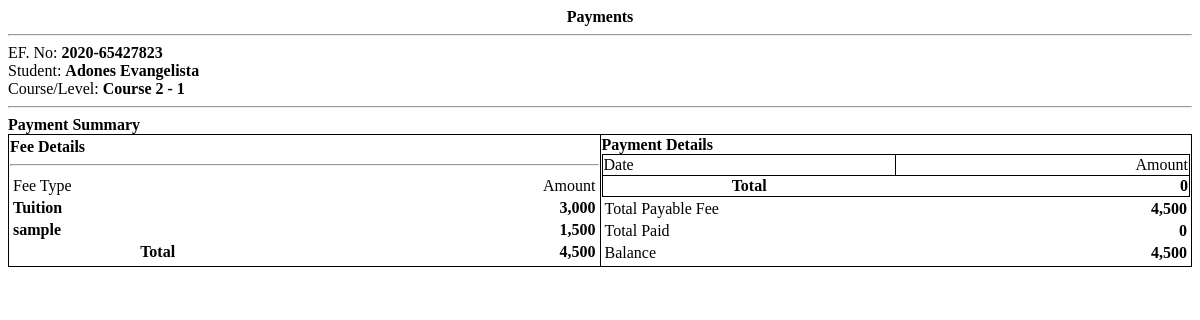
Page /receipt.php?ef_id=2 on the earlier database version.
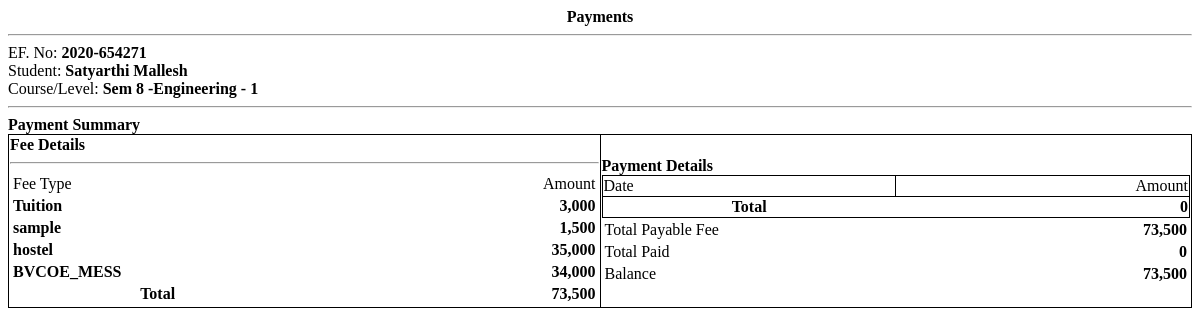
Same page on the later database version.
### tables this page shows
CREATE TABLE `fees` (
  `id` int(30) NOT NULL,
  `course_id` int(30) NOT NULL,
  `description` varchar(200) NOT NULL,
  `amount` float NOT NULL
);

### receipt.php (the view, shortened to what this page needs)
<?php
include 'db_connect.php';
?>
<div class="container-fluid">
	<p class="text-center"><b><?php echo $_GET['pid'] == 0 ? "Payments" : 'Payment Receipt' ?></b></p>
	<hr>
	<div class="flex">
		<div class="w-50">
			<p>EF. No: <b><?php echo $ef_no ?></b></p>
			<p>Student: <b><?php echo ucwords($sname) ?></b></p>
			<p>Course/Level: <b><?php echo $class ?></b></p>
		</div>
	</div>
	<hr>
	<p><b>Payment Summary</b></p>
	<table class="wborder">
		<tr>
			<td width="50%">
				<p><b>Fee Details</b></p>
				<hr>
				<table width="100%">
					<tr>
						<td width="50%">Fee Type</td>
						<td width="50%" class='text-right'>Amount</td>
					</tr>
					<?php
				$cfees = $conn->query("SELECT * FROM fees where course_id = $course_id");
				$ftotal = 0;
				while ($row = $cfees->fetch_assoc()) {
					$ftotal += $row['amount'];
				?>
				<tr>
					<td><b><?php echo $row['description'] ?></b></td>
					<td class='text-right'><b><?php echo number_format($row['amount']) ?></b></td>
				</tr>
				<?php
				}
				?>
				<tr>
					<th>Total</th>
					<th class='text-right'><b><?php echo number_format($ftotal) ?></b></th>
				</tr>
				</table>
			</td>
			<td width="50%">
			<p><b>Payment Details</b></p>
				<table width="100%" class="wborder">
					<tr>
						<td width="50%">Date</td>
						<td width="50%" class='text-right'>Amount</td>
					</tr>
					<?php
						$ptotal = 0;
					?>
					<tr>
						<th>Total</th>
						<th class='text-right'><b><?php echo number_format($ptotal) ?></b></th>
					</tr>
				</table>
				<table width="100%">
					<tr>
						<td>Total Payable Fee</td>
						<td class='text-right'><b><?php echo number_format($ftotal) ?></b></td>
					</tr>
					<tr>
						<td>Total Paid</td>
						<td class='text-right'><b><?php echo number_format($ptotal) ?></b></td>
					</tr>
					<tr>
						<td>Balance</td>
						<td class='text-right'><b><?php echo number_format($ftotal-$ptotal) ?></b></td>
					</tr>
				</table>
			</td>
		</tr>
	</table>
</div>

Differences in the rows shown:
added fees: description "hostel", amount "35,000"
added fees: description "BVCOE_MESS", amount "34,000"
Other differences:
$ef_no: "2020-65427823" → "2020-654271"
$sname: "Adones Evangelista" → "Satyarthi Mallesh"
$class: "Course 2 - 1" → "Sem 8 -Engineering - 1"
$ftotal: "4,500" → "73,500"
$ftotal-$ptotal: "4,500" → "73,500"
